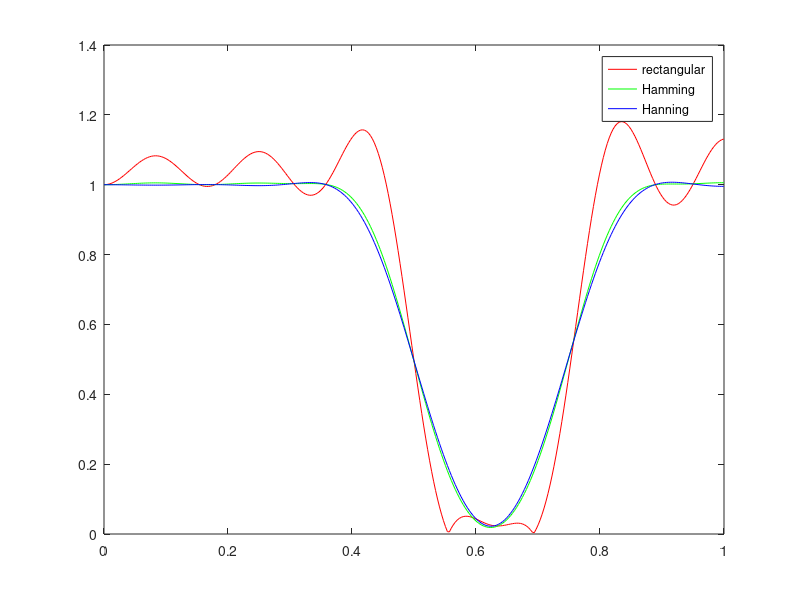
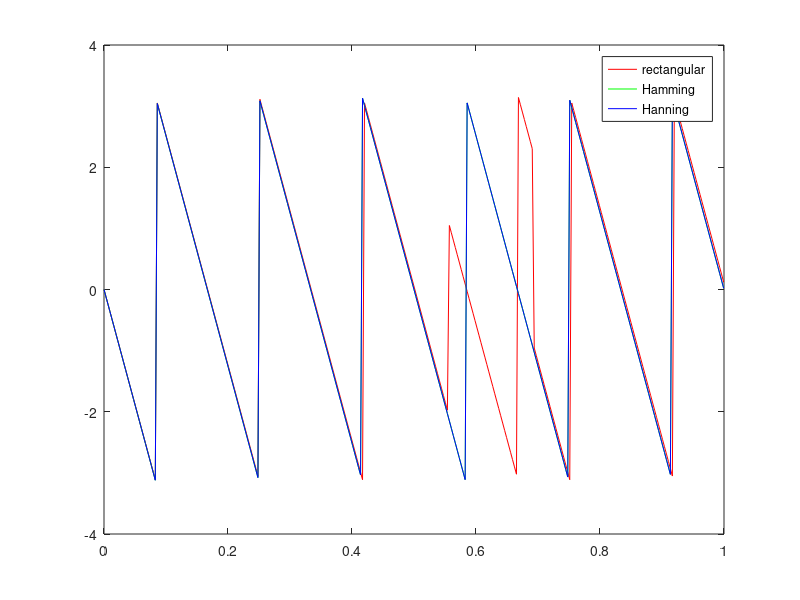

These charts were generated, in order, by the following MATLAB code:
%stop band filter using tectgular,hamming and hanning window
clc
clear all
close all
wc=[0.5*pi,0.75*pi];
N=25;
a=fir1(N-1,wc/pi,'stop',rectwin(N));
a1=fir1(N-1,wc/pi,'stop',hamming(N));
a2=fir1(N-1,wc/pi,'stop',hanning(N));
w=0:0.01:pi;
h=freqz(a,1,length(w));
h1=freqz(a1,1,w);
h2=freqz(a2,1,w);
plot(w/pi,abs(h),'r')
hold on
plot(w/pi,abs(h1),'g')
hold on
plot(w/pi,abs(h2),'b')
legend('rectangular','Hamming','Hanning')
figure
plot(w/pi,angle(h),'r')
hold on 
plot(w/pi,angle(h1),'g')
hold on
plot(w/pi,angle(h2),'b')
legend('rectangular','Hamming','Hanning')